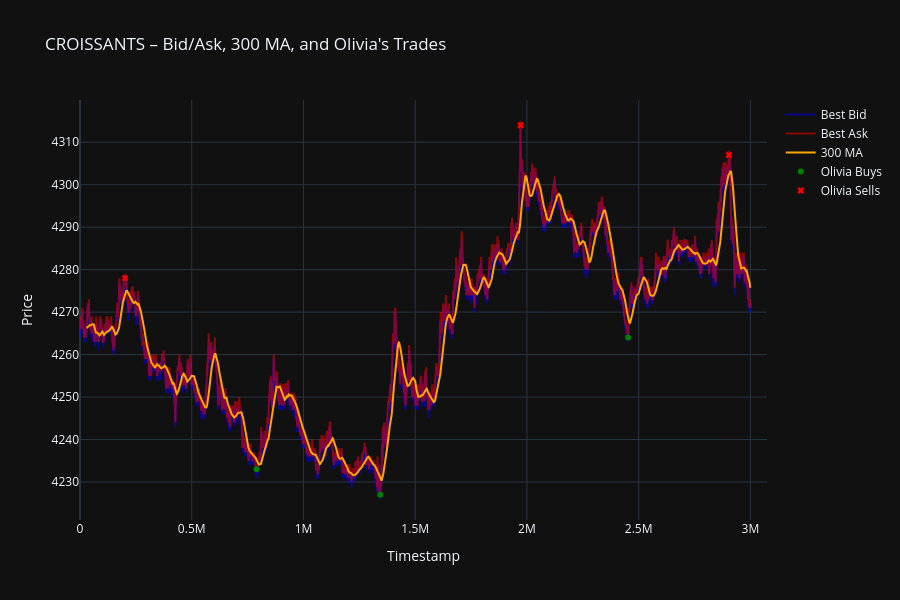

The notebook cell saved with this chart:
### Code cell
import plotly.graph_objects as go
import numpy as np

# --- 1. Filter and Prepare Data ---
df_squid = df_prices[df_prices["product"] == "CROISSANTS"].copy()
df_squid.sort_values("timestamp", inplace=True)
df_squid["mid_price"] = (df_squid["bid_price_1"] + df_squid["ask_price_1"]) / 2
df_squid["MA_300"] = df_squid["mid_price"].rolling(window=300).mean()
df_squid["MA_slope"] = df_squid["MA_300"].diff()

# Filter Olivia trades
olivia_trades = df_trades[
    (df_trades["symbol"] == "CROISSANTS") &
    ((df_trades["buyer"] == "Olivia") | (df_trades["seller"] == "Olivia"))
].copy()
olivia_trades["signed_qty"] = olivia_trades.apply(
    lambda row: row["quantity"] if row["buyer"] == "Olivia" else -row["quantity"], axis=1
)

# --- 2. Build Plot ---
fig = go.Figure()

# Bid / Ask
fig.add_trace(go.Scatter(
    x=df_squid["timestamp"], y=df_squid["bid_price_1"],
    mode="lines", name="Best Bid", line=dict(color="blue"), opacity=0.5
))
fig.add_trace(go.Scatter(
    x=df_squid["timestamp"], y=df_squid["ask_price_1"],
    mode="lines", name="Best Ask", line=dict(color="red"), opacity=0.5
))

# 300-period MA with slope info in hover
fig.add_trace(go.Scatter(
    x=df_squid["timestamp"],
    y=df_squid["MA_300"],
    mode="lines",
    name="300 MA",
    line=dict(color="orange", width=2),
    customdata=np.stack([df_squid["MA_slope"]], axis=-1),
    hovertemplate="Timestamp: %{x}<br>300 MA: %{y:.2f}<br>MA Slope: %{customdata[0]:.4f}<extra></extra>"
))

# Olivia Buys
buys = olivia_trades[olivia_trades["signed_qty"] > 0]
fig.add_trace(go.Scatter(
    x=buys["timestamp"], y=buys["price"],
    mode="markers", name="Olivia Buys",
    marker=dict(color="green", size=6, symbol="circle"),
    hovertemplate="Timestamp: %{x}<br>Buy @ %{y}<extra></extra>"
))

# Olivia Sells
sells = olivia_trades[olivia_trades["signed_qty"] < 0]
fig.add_trace(go.Scatter(
    x=sells["timestamp"], y=sells["price"],
    mode="markers", name="Olivia Sells",
    marker=dict(color="red", size=6, symbol="x"),
    hovertemplate="Timestamp: %{x}<br>Sell @ %{y}<extra></extra>"
))

# --- Layout ---
fig.update_layout(
    title="CROISSANTS – Bid/Ask, 300 MA, and Olivia's Trades",
    xaxis_title="Timestamp",
    yaxis_title="Price",
    template="plotly_dark",
    hovermode="x unified",
    height=600,
    legend=dict(bgcolor="rgba(0,0,0,0)")
)

fig.show()

### Figure 1 — Plotly figure (JSON) as saved in the notebook; plotly's stock layout.template omitted (floating-point values rounded to 4 significant figures; data arrays with more than 128 entries replaced by an {"elided": "..."} marker saying what was removed)
{"data": [{"line": {"color": "blue"}, "mode": "lines", "name": "Best Bid", "opacity": 0.5, "type": "scatter", "x": {"elided": "30000 int values"}, "y": {"elided": "30000 float values"}}, {"line": {"color": "red"}, "mode": "lines", "name": "Best Ask", "opacity": 0.5, "type": "scatter", "x": {"elided": "30000 int values"}, "y": {"elided": "30000 float values"}}, {"customdata": {"elided": "30000x1 float values"}, "hovertemplate": "Timestamp: %{x}<br>300 MA: %{y:.2f}<br>MA Slope: %{customdata[0]:.4f}<extra></extra>", "line": {"color": "orange", "width": 2}, "mode": "lines", "name": "300 MA", "type": "scatter", "x": {"elided": "30000 int values"}, "y": {"elided": "30000 float values"}}, {"hovertemplate": "Timestamp: %{x}<br>Buy @ %{y}<extra></extra>", "marker": {"color": "green", "size": 6, "symbol": "circle"}, "mode": "markers", "name": "Olivia Buys", "type": "scatter", "x": [789900, 1343600, 2452600], "y": [4233.0, 4227.0, 4264.0]}, {"hovertemplate": "Timestamp: %{x}<br>Sell @ %{y}<extra></extra>", "marker": {"color": "red", "size": 6, "symbol": "x"}, "mode": "markers", "name": "Olivia Sells", "type": "scatter", "x": [201600, 1971000, 2903700], "y": [4278.0, 4314.0, 4307.0]}], "layout": {"height": 600, "hovermode": "x unified", "legend": {"bgcolor": "rgba(0,0,0,0)"}, "title": {"text": "CROISSANTS – Bid/Ask, 300 MA, and Olivia's Trades"}, "xaxis": {"title": {"text": "Timestamp"}}, "yaxis": {"title": {"text": "Price"}}}}
